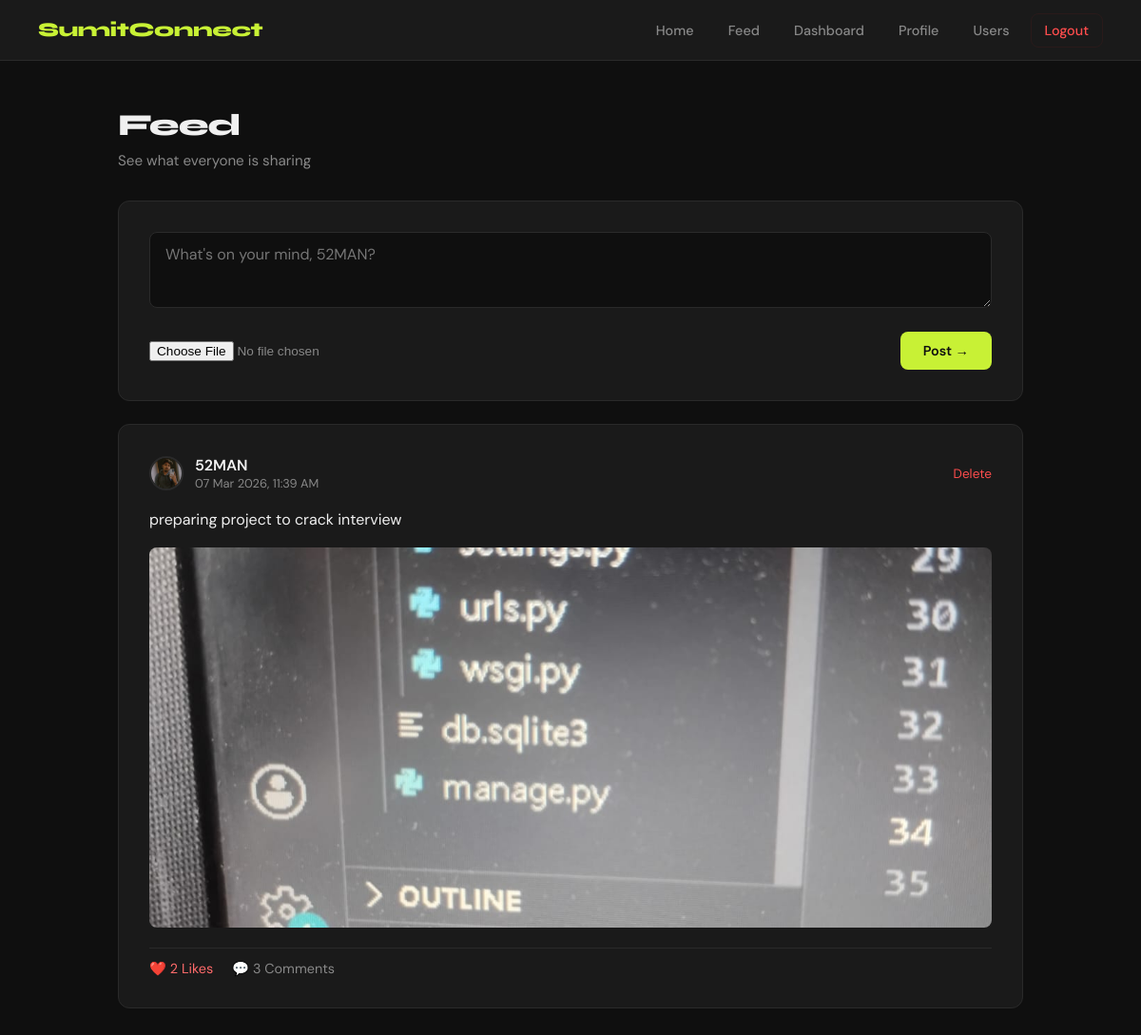
The page /feed/ (signed in) on the database its author committed.
### accounts/models.py (models this page shows, shortened)
class Post(models.Model):
    author = models.ForeignKey(User, on_delete=models.CASCADE, related_name='posts')
    content = models.TextField()
    image = models.ImageField(upload_to='post_images/', blank=True, null=True)
    created_at = models.DateTimeField(auto_now_add=True)
    updated_at = models.DateTimeField(auto_now=True)
    class Meta:
        ordering = ['-created_at']  # Newest posts first
    def likes_count(self):
        return self.likes.count()
    def comments_count(self):
        return self.comments.count()
    def is_liked_by(self, user):
        return self.likes.filter(user=user).exists()

class Profile(models.Model):
    user = models.OneToOneField(User, on_delete=models.CASCADE)
    bio = models.TextField(blank=True)
    profile_picture = models.ImageField(upload_to='profile_pics/', blank=True, null=True)

### accounts/views.py (the view)
# urls.py: path('feed/', views.feed, name='feed'),
@login_required
def feed(request):
    posts = Post.objects.all().order_by('-created_at')
    for post in posts:
        post.liked_by_user = post.is_liked_by(request.user)
    context = {
        'posts': posts,
    }
    return render(request, 'accounts/feed.html', context)

### accounts/templates/accounts/feed.html (shortened to what this page needs)
{% extends 'accounts/base.html' %}
{% block content %}
<h1 class="page-title">Feed</h1>
<p class="page-subtitle">See what everyone is sharing</p>
<div class="card" style="margin-bottom:24px;">
  <form method="POST" action="{% url 'create_post' %}" enctype="multipart/form-data">
    <div class="form-group">
      <textarea
        name="content"
        placeholder="What's on your mind, {{ request.user.username }}?"
        style="min-height:80px; font-size:1rem;"
      ></textarea>
    </div>
    <div style="display:flex; align-items:center; justify-content:space-between; flex-wrap:wrap; gap:12px;">
      <input
        type="file"
        name="image"
        accept="image/*"
        style="color:var(--muted); font-size:0.85rem;"
      />
      <button type="submit" class="btn btn-primary">Post →</button>
    </div>
  </form>
</div>
{% if posts %}
  {% for post in posts %}
    <div class="card" style="margin-bottom:20px;">
      <div style="display:flex; align-items:center; gap:12px; margin-bottom:16px;">
        {% if post.author.profile.profile_picture %}
          <img src="{{ post.author.profile.profile_picture.url }}" class="avatar avatar-sm" />
        {% else %}
          <div class="avatar-placeholder avatar-sm" style="font-size:0.85rem;">
            {{ post.author.username|first|upper }}
          </div>
        {% endif %}
        <div style="flex:1;">
          <a href="{% url 'user_profile' post.author.username %}"
             style="color:var(--text); text-decoration:none; font-weight:600;">
            {{ post.author.username }}
          </a>
          <div class="text-muted" style="font-size:0.8rem;">
            {{ post.created_at|date:"d M Y, h:i A" }}
          </div>
        </div>
        {% if post.author == request.user %}
          <a href="{% url 'delete_post' post.id %}"
             onclick="return confirm('Delete this post?')"
             style="color:var(--danger); font-size:0.85rem; text-decoration:none;">
            Delete
          </a>
        {% endif %}
      </div>
      <p style="line-height:1.7; margin-bottom:16px;">{{ post.content }}</p>
      {% if post.image %}
        <img
          src="{{ post.image.url }}"
          style="width:100%; max-height:400px; object-fit:cover; border-radius:8px; margin-bottom:16px;"
        />
      {% endif %}
      <div style="display:flex; align-items:center; gap:20px; padding-top:12px; border-top:1px solid var(--border);">
        <a href="{% url 'like_post' post.id %}?next=feed"
           style="text-decoration:none; display:flex; align-items:center; gap:6px;
                  color:{% if post.liked_by_user %}#ff6b6b{% else %}var(--muted){% endif %}; font-size:0.9rem;">
          {% if post.liked_by_user %}❤️{% else %}🤍{% endif %}
          {{ post.likes_count }} Like{{ post.likes_count|pluralize }}
        </a>
        <a href="{% url 'post_detail' post.id %}"
           style="text-decoration:none; color:var(--muted); font-size:0.9rem; display:flex; align-items:center; gap:6px;">
          💬 {{ post.comments_count }} Comment{{ post.comments_count|pluralize }}
        </a>
      </div>
    </div>
  {% endfor %}
{% else %}
  <div class="card" style="text-align:center; padding:48px;">
    <div style="font-size:2.5rem; margin-bottom:16px;">📭</div>
    <div style="font-family:'Syne',sans-serif; font-weight:700; margin-bottom:8px;">No posts yet</div>
    <div class="text-muted">Be the first one to post something!</div>
  </div>
{% endif %}
{% endblock %}

### accounts/templates/accounts/base.html (style rules this page uses)
*, *::before, *::after { box-sizing: border-box; margin: 0; padding: 0; }
:root { --bg: #0f0f0f; --surface: #1a1a1a; --border: #2a2a2a; --accent: #c8f135; --accent-dark: #a8d020; --text: #f0f0f0; --muted: #888; --danger: #ff4d4d; --radius: 12px; }
body { font-family: 'DM Sans', sans-serif; background: var(--bg); color: var(--text); min-height: 100vh; }
.card { background: var(--surface); border: 1px solid var(--border); border-radius: var(--radius); padding: 32px; }
.page-title { font-family: 'Syne', sans-serif; font-size: 2rem; font-weight: 800; margin-bottom: 8px; letter-spacing: -1px; }
.page-subtitle { color: var(--muted); margin-bottom: 32px; font-size: 0.95rem; }
.form-group { margin-bottom: 20px; }
.form-group input, .form-group textarea { width: 100%; background: var(--bg); border: 1px solid var(--border); border-radius: 8px; padding: 12px 16px; color: var(--text); font-family: 'DM Sans', sans-serif; font-size: 0.95rem; transition: border-color 0.2s; outline: none; }
.form-group textarea { resize: vertical; min-height: 100px; }
.btn { display: inline-block; padding: 11px 24px; border-radius: 8px; font-family: 'DM Sans', sans-serif; font-size: 0.9rem; font-weight: 600; cursor: pointer; border: none; text-decoration: none; transition: all 0.2s; }
.btn-primary { background: var(--accent); color: var(--bg); }
.avatar { border-radius: 50%; object-fit: cover; border: 2px solid var(--border); }
.avatar-sm { width: 36px; height: 36px; }
.text-muted { color: var(--muted); font-size: 0.9rem; }

### rows shown on the page
Post: author.profile.profile_picture (picture), author.username "52MAN", created_at "07 Mar 2026, 11:39 AM", shows "Delete", content "preparing project to crack interview", image (picture), likes_count "2", comments_count "3"
